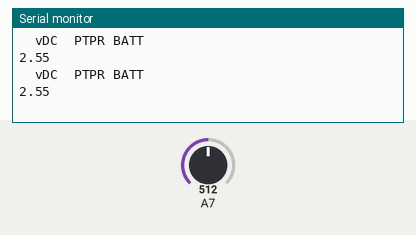
A sketch run on a simulated Arduino Nano, built with avr-gcc and run on an emulated ATmega328P. Shown: the last lines printed to the serial monitor. Inputs (shaded band) come from the test bench; at power-on: A7 = 512.

Above: at 2.3 s.
2.4 s: A7 set to 716
At 4.2 s:
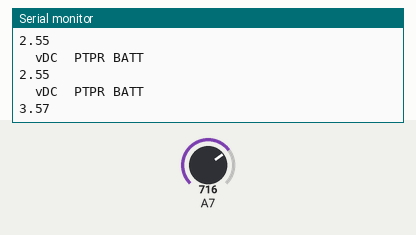
4.5 s: A7 set to 900
At 5.3 s:
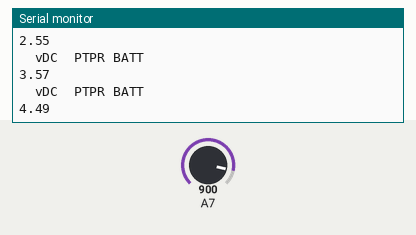
Timing chart, 0 to 7.5 s (numbered marks = the images above; inputs shaded):
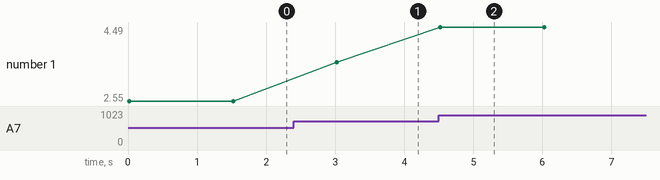

The sketch:

PtP_Fio_Input_a_Gateway.ino
```cpp
// Setup Inicializa Variables una vez para todo el programa
void setup() {
  // inicializa serial a 9600 bits por segundo:
  Serial.begin(9600);
}

// Loop que corre por siempre
void loop() {
  // lee el input analogo pin 0:
  int sensorValue = analogRead(A7);
  // convierte el valor analogo (en intervalo 0 - 1023) a voltaje (0 - 5V):
  float voltage = sensorValue * (5.1 / 1023.0);
  // Imprime valor
  Serial.println("\n\n  vDC  PTPR BATT");
  Serial.println(voltage);
  //Serial.println("..................\n\n");
  //Delay de 1.5 seg
  delay(1500);
}
```

Measured:
- after the input at 2.4 s, the serial monitor: prints a new line after 0.62 s (image 1)
- after the input at 4.5 s, the serial monitor: prints a new line at once (image 2)
- plotted number 1: 2.55 → 3.57 after the input at 2.4 s, 3.57 → 4.49 after the input at 4.5 s
